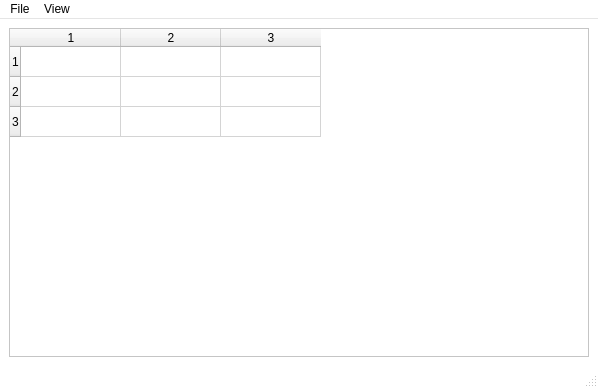
<ui version="4.0" >
<class>Pd</class>
 <widget class="QMainWindow" name="PairwiseDistances" >
  <property name="geometry" >
   <rect>
    <x>0</x>
    <y>0</y>
    <width>598</width>
    <height>388</height>
   </rect>
  </property>
  <property name="palette" >
   <palette>
    <active>
     <colorrole role="Base" >
      <brush brushstyle="SolidPattern" >
       <color alpha="255" >
        <red>255</red>
        <green>255</green>
        <blue>255</blue>
       </color>
      </brush>
     </colorrole>
     <colorrole role="Window" >
      <brush brushstyle="SolidPattern" >
       <color alpha="255" >
        <red>255</red>
        <green>255</green>
        <blue>255</blue>
       </color>
      </brush>
     </colorrole>
    </active>
    <inactive>
     <colorrole role="Base" >
      <brush brushstyle="SolidPattern" >
       <color alpha="255" >
        <red>255</red>
        <green>255</green>
        <blue>255</blue>
       </color>
      </brush>
     </colorrole>
     <colorrole role="Window" >
      <brush brushstyle="SolidPattern" >
       <color alpha="255" >
        <red>255</red>
        <green>255</green>
        <blue>255</blue>
       </color>
      </brush>
     </colorrole>
    </inactive>
    <disabled>
     <colorrole role="Base" >
      <brush brushstyle="SolidPattern" >
       <color alpha="255" >
        <red>255</red>
        <green>255</green>
        <blue>255</blue>
       </color>
      </brush>
     </colorrole>
     <colorrole role="Window" >
      <brush brushstyle="SolidPattern" >
       <color alpha="255" >
        <red>255</red>
        <green>255</green>
        <blue>255</blue>
       </color>
      </brush>
     </colorrole>
    </disabled>
   </palette>
  </property>
  <property name="windowTitle" >
	  <string>Pairwise Distances Map</string>
  </property>
  <widget class="QWidget" name="centralwidget" >
   <layout class="QGridLayout" >
    <item row="0" column="0" >
     <widget class="QTableWidget" name="table" >
      <property name="rowCount" >
       <number>3</number>
      </property>
      <property name="columnCount" >
       <number>3</number>
      </property>
      <row/>
      <row/>
      <row/>
      <column/>
      <column/>
      <column/>
     </widget>
    </item>
   </layout>
  </widget>
  <widget class="QMenuBar" name="menubar" >
   <property name="geometry" >
    <rect>
     <x>0</x>
     <y>0</y>
     <width>598</width>
     <height>24</height>
    </rect>
   </property>
   <widget class="QMenu" name="menuFile" >
    <property name="title" >
     <string>File</string>
    </property>
    <addaction name="actionSave_as" />
    <addaction name="actionQuit" />
   </widget>
   <widget class="QMenu" name="menuMode" >
    <property name="title" >
     <string>View</string>
    </property>
    <widget class="QMenu" name="menuPrior_correction" >
     <property name="title" >
      <string>Display Type</string>
     </property>
     <addaction name="action0" />
     <addaction name="action1" />
     <addaction name="action2" />
    </widget>
    <addaction name="actionTable" />
    <addaction name="actionGraph" />
    <addaction name="separator" />
    <addaction name="menuPrior_correction" />
   </widget>
   <addaction name="menuFile" />
   <addaction name="menuMode" />
  </widget>
  <widget class="QStatusBar" name="statusbar" />
  <action name="actionSave_as" >
   <property name="text" >
    <string>Save as...</string>
   </property>
  </action>
  <action name="actionQuit" >
   <property name="text" >
    <string>Quit</string>
   </property>
  </action>
  <action name="actionTable" >
   <property name="checkable" >
    <bool>true</bool>
   </property>
   <property name="checked" >
    <bool>true</bool>
   </property>
   <property name="text" >
    <string>Table</string>
   </property>
  </action>
  <action name="actionGraph" >
   <property name="checkable" >
    <bool>true</bool>
   </property>
   <property name="text" >
    <string>Graph</string>
   </property>
  </action>
  <action name="actionRepresent_lengths" >
   <property name="checkable" >
    <bool>true</bool>
   </property>
   <property name="text" >
    <string>Represent lengths</string>
   </property>
  </action>
  <action name="actionStates" >
   <property name="checkable" >
    <bool>true</bool>
   </property>
   <property name="checked" >
    <bool>true</bool>
   </property>
   <property name="text" >
    <string>States</string>
   </property>
  </action>
  <action name="actionEvents" >
   <property name="checkable" >
    <bool>true</bool>
   </property>
   <property name="text" >
    <string>Events</string>
   </property>
  </action>
  <action name="action0" >
   <property name="checkable" >
    <bool>true</bool>
   </property>
   <property name="checked" >
    <bool>true</bool>
   </property>
   <property name="text" >
    <string>Ratio of recombination to tree</string>
   </property>
  </action>
  <action name="action1" >
   <property name="checkable" >
    <bool>true</bool>
   </property>
   <property name="text" >
    <string>Recombination</string>
   </property>
  </action>
  <action name="action2" >
   <property name="checkable" >
    <bool>true</bool>
   </property>
   <property name="text" >
    <string>Tree</string>
   </property>
  </action>
 </widget>
 <resources/>
 <connections/>
</ui>
